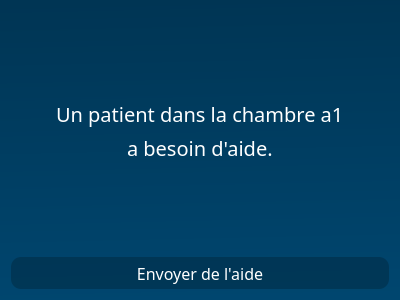
<?xml version="1.0" encoding="UTF-8"?>
<ui version="4.0">
 <class>AlarmeUI</class>
 <widget class="QDialog" name="AlarmeUI">
  <property name="geometry">
   <rect>
    <x>0</x>
    <y>0</y>
    <width>400</width>
    <height>300</height>
   </rect>
  </property>
  <property name="windowTitle">
   <string>Alarme aide</string>
  </property>
  <property name="styleSheet">
   <string notr="true">QMainWindow,QWidget,QMessageBox{
background: qlineargradient(spread:pad, x1:0.472, y1:0, x2:0.502, y2:1, stop:0 rgba(0, 53, 84, 255), stop:1 rgba(0, 70, 111, 255));
font-family:&quot;Quicksand SemiBold&quot;;
}


QListWidget{
background:transparent;
}

QFrame{
background:transparent;
}


QLabel,QGroupBox{
color: white;
background:transparent;
}
QComboBox{
background:rgb(0, 48, 75);
color:white;
height:32px;
border-radius:5px;
}

QLineEdit,QDateEdit,QDateTimeEdit{
background:rgba(0, 33, 52, 100);
color:white;
height:32px;
border-radius:8px;
}

QPushButton{
width:131px;
height:32px;
background:rgba(0, 33, 52, 100);
color:white;
border-radius:10px;
}

QPushButton:hover{
background: #cae9ff;
color:black;
}


Line{
backfround:white;
}</string>
  </property>
  <layout class="QHBoxLayout" name="horizontalLayout">
   <item>
    <layout class="QVBoxLayout" name="verticalLayout_2">
     <item>
      <layout class="QVBoxLayout" name="verticalLayout">
       <item>
        <spacer name="verticalSpacer_2">
         <property name="orientation">
          <enum>Qt::Vertical</enum>
         </property>
         <property name="sizeHint" stdset="0">
          <size>
           <width>20</width>
           <height>40</height>
          </size>
         </property>
        </spacer>
       </item>
       <item alignment="Qt::AlignHCenter">
        <widget class="QLabel" name="label">
         <property name="font">
          <font>
           <family>Quicksand SemiBold</family>
           <pointsize>15</pointsize>
          </font>
         </property>
         <property name="text">
          <string>Un patient dans la chambre a1</string>
         </property>
        </widget>
       </item>
       <item alignment="Qt::AlignHCenter">
        <widget class="QLabel" name="label_2">
         <property name="font">
          <font>
           <family>Quicksand SemiBold</family>
           <pointsize>15</pointsize>
          </font>
         </property>
         <property name="text">
          <string>a besoin d'aide.</string>
         </property>
        </widget>
       </item>
       <item>
        <spacer name="verticalSpacer">
         <property name="orientation">
          <enum>Qt::Vertical</enum>
         </property>
         <property name="sizeHint" stdset="0">
          <size>
           <width>20</width>
           <height>40</height>
          </size>
         </property>
        </spacer>
       </item>
      </layout>
     </item>
     <item>
      <widget class="QPushButton" name="pushButton">
       <property name="font">
        <font>
         <family>Quicksand SemiBold</family>
         <pointsize>12</pointsize>
        </font>
       </property>
       <property name="cursor">
        <cursorShape>PointingHandCursor</cursorShape>
       </property>
       <property name="text">
        <string>Envoyer de l'aide</string>
       </property>
      </widget>
     </item>
    </layout>
   </item>
  </layout>
 </widget>
 <resources/>
 <connections/>
</ui>
